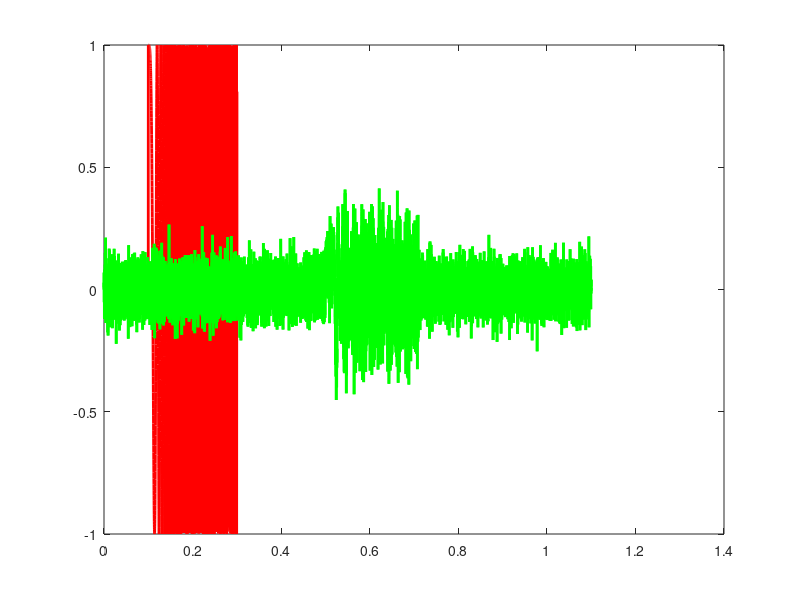

This figure's MATLAB source: (Note: this script raises an error after producing the figure.)
% SPS Short Course: Radar Signal Processing Mastery
% Theory and Hands-On Applications with mmWave MIMO Radar Sensors
% Date: 7-11 October 2024
% Time: 9:00AM-11:00AM ET (New York Time)
% Presenter: Mohammad Alaee-Kerahroodi

close all
clear
clc

rng(2024)
% Constants
c = 3e8;            % Speed of light in m/s
fc = 150e6;         % Carrier frequency in Hz
lambda = c / fc;    % Wavelength in meters
vrTarget1 = 100;    % Radial speed of the target in m/s
vrTarget2 = 70;     % Radial speed of the target in m/s

% Doppler frequency calculation
fdTarget1 = 2 * vrTarget1 / lambda;  % Doppler frequency in Hz
fdTarget2 = 2 * vrTarget2 / lambda;  % Doppler frequency in Hz

% Parameters
PRI = 1e-3;         % Pulse Repetition Interval 
PRF = 1/PRI;        % Pulse Repetition Frequency 
nPulse = 1;         % Number of pulses
nFFT = 4096;
tau = 200e-6;       % Pulse width 
bandwidth = 1e6;   % Bandwidth of the LFM signal (10 MHz)

fs = 10*bandwidth;  % Sampling frequency (samples per second)
timeBandwidthProduct = tau * bandwidth;
samplePerChip = round(tau * fs);
ddsRate = samplePerChip/timeBandwidthProduct;

snr = 0;            % dB

t_start = 100e-6;   % Start time 
t = linspace(0, t_start+nPulse*PRI, (t_start+nPulse*PRI)*fs); % Time vector 

% Simulated delay and attenuation for the received signal
delayTarget1 = 400e-6;   % Round-trip delay of target
delayTarget2 = 410e-6;   % Round-trip delay of target
attTarget1 = 0.1;        % Attenuation factor
attTarget2 = 0.2;        % Attenuation factor

% Generate LFM chirp signal
pulseTx = zeros(size(t));   % Transmit pulse
tPulse = 0:1/fs:tau-1/fs;        % Time vector for pulse duration
lfm_chirp = chirp(tPulse, 0, tau, bandwidth, 'linear');  % Up LFM chirp

% Insert LFM chirp in the transmit signal
for i = 0:nPulse-1
    tInterval = t >= t_start + i*PRI & t <= t_start + i*PRI + tau; % Time interval for each pulse
    pulseTx(tInterval) = lfm_chirp;  % Set transmitted pulse to the LFM chirp
end

pulseRxTarget1 = zeros(size(t));   % Received pulse for target 1
pulseRxTarget2 = zeros(size(t));   % Received pulse for target 2

dopplerSignalTarget1 = cos(2 * pi * fdTarget1 * t);
dopplerSignalTarget2 = cos(2 * pi * fdTarget2 * t);

% Apply delay and attenuation for the received signals
for i = 0:nPulse-1
    tIntervalTarget1 = t >= t_start + i*PRI + delayTarget1 & t <= t_start + i*PRI + delayTarget1 + tau;
    tIntervalTarget2 = t >= t_start + i*PRI + delayTarget2 & t <= t_start + i*PRI + delayTarget2 + tau;

    pulseRxTarget1(tIntervalTarget1) = attTarget1 * lfm_chirp;  % Set received pulse for target 1
    pulseRxTarget2(tIntervalTarget2) = attTarget2 * lfm_chirp;  % Set received pulse for target 2
end

% Combine received pulses with Doppler shift
received_pulse = (pulseRxTarget1 .* dopplerSignalTarget1) + (pulseRxTarget2 .* dopplerSignalTarget2);  
received_signal = awgn(received_pulse, snr, "measured");

% Animation setup
figure('Position', [100, 100, 900, 600]);

% Initialize GIF file
filename = 'matched_filter_LFM_animation.gif';  % Output GIF file name

for k = 1:ddsRate*10:length(t)
    cla
    plot(t*1e3, pulseTx, 'r', 'LineWidth', 2, 'DisplayName', 'Transmit Pulse (LFM)'); hold on;
    plot(t*1e3, received_signal, 'g', 'LineWidth', 2, 'DisplayName', 'Received Signal');

    % Calculate matched filter output up to current time
    r = abs(xcorr(received_signal(1:ddsRate:k), pulseTx(end:-ddsRate:1)))/timeBandwidthProduct*ddsRate;
    tr = t(1:ddsRate:end);
    % Plot matched filter output
    plot(tr*1e3, r(timeBandwidthProduct + 1:timeBandwidthProduct + length(tr)), 'LineWidth', 2, 'DisplayName', 'Matched Filter Output');
    axis('tight')
    xlabel('Time (ms)', 'FontSize', 12);
    ylabel('Amplitude', 'FontSize', 12);
    legend();
    grid on;
    ylim([-1 1]);
    axis('tight')

    % Capture frame and convert it to an image
    frame = getframe(gcf);
    img = frame2im(frame);
    [imgIndexed, cmap] = rgb2ind(img, 256);  % Convert image to indexed color map

    % Write the frame to the GIF file
    if k == 1
        imwrite(imgIndexed, cmap, filename, 'gif', 'LoopCount', Inf, 'DelayTime', 0.01);
    else
        imwrite(imgIndexed, cmap, filename, 'gif', 'WriteMode', 'append', 'DelayTime', 0.01);
    end
    
    drawnow
    
    % pause(0.01);  % Pause to create animation effect
end
% spectrogram(lfm_chirp)